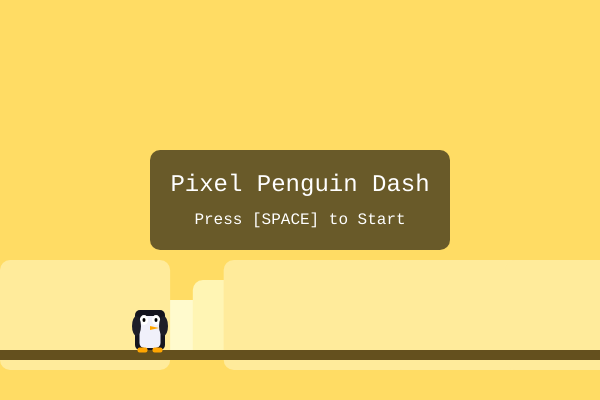
Frame 1 (no input)
Frame 60 (no input): identical to frame 1, image omitted
Frame 120 (the mouse pressed at the canvas centre since frame 60): identical to frame 1, image omitted

The p5.js sketch that drew this single still picture (run headless with seeded random() and noise() and a simulated clock; from frame 60 on, the mouse is pressed at the canvas centre):

// p5.js sketch
// ── sketch.js
// --- Game Configuration ---
let canvasWidth = 600;
let canvasHeight = 400;

// --- Game State ---
let gameState = 'START'; // START, PLAYING, GAME_OVER
let score = 0;
let gameSpeed;
let initialGameSpeed = 3;
let maxGameSpeed = 7;
let speedIncreaseFactor = 0.001;

// --- Player (Penguin) ---
let penguin;
const PENGUIN_WIDTH = 30;
const PENGUIN_HEIGHT = 40;
const PENGUIN_GROUND_Y = canvasHeight - 50 - PENGUIN_HEIGHT / 2;
const JUMP_FORCE = -10;
const GRAVITY = 0.5;

// --- Obstacles ---
let obstacles = [];
let obstacleWidth = 40;
let minObstacleHeight = 30;
let maxObstacleHeight = 80;
let obstacleSpawnIntervalMin = 80; // frames
let obstacleSpawnIntervalMax = 150; // frames
let nextObstacleSpawnFrame;

// --- Background ---
let bgElements = [];
const NUM_BG_LAYERS = 3;
const BG_COLORS = [
    [255, 250, 205], // Pale Yellow
    [255, 245, 180], // Lighter Yellow
    [255, 235, 155]  // Light Yellow
];

function setup() {
    createCanvas(canvasWidth, canvasHeight);
    noSmooth(); // For a more pixelated look
    textFont('monospace', 18); // Simple, clear font
    textAlign(CENTER, CENTER);
    resetGame();
}

function resetGame() {
    score = 0;
    gameSpeed = initialGameSpeed;
    
    penguin = {
        x: canvasWidth / 4,
        y: PENGUIN_GROUND_Y,
        vy: 0, // velocity y
        width: PENGUIN_WIDTH,
        height: PENGUIN_HEIGHT,
        onGround: true
    };

    obstacles = [];
    scheduleNextObstacle();

    // Initialize background elements
    bgElements = [];
    for (let i = 0; i < NUM_BG_LAYERS; i++) {
        let layerSpeedFactor = 0.2 + i * 0.2; // Slower layers are further back
        let elementHeight = 50 + i * 30;
        let yPos = canvasHeight - 50 - elementHeight / 2 + (i * 10); // Stagger slightly
        
        // Pre-populate with some elements
        for (let j = 0; j < 5; j++) {
            bgElements.push({
                x: j * (canvasWidth / 3 + random(-50, 50)),
                y: yPos,
                width: random(100, 250),
                height: elementHeight,
                color: BG_COLORS[i],
                speedFactor: layerSpeedFactor
            });
        }
    }
    
    // Wait a bit before first obstacle if starting fresh
    if (gameState === 'GAME_OVER' || gameState === 'START') {
       // nextObstacleSpawnFrame += 60; // Delay first obstacle a bit on restart
    }
    if (gameState !== 'PLAYING') { // To avoid resetting if called mid-game
         gameState = 'START';
    }
}

function scheduleNextObstacle() {
    nextObstacleSpawnFrame = frameCount + floor(random(obstacleSpawnIntervalMin, obstacleSpawnIntervalMax) / (gameSpeed / initialGameSpeed));
}

function keyPressed() {
    if (gameState === 'START') {
        if (key === ' ' || keyCode === 32) {
            gameState = 'PLAYING';
            resetGame(); // Reset player position and obstacles for a fresh start
            scheduleNextObstacle(); // Schedule first obstacle
        }
    } else if (gameState === 'PLAYING') {
        if ((key === ' ' || keyCode === 32 || keyCode === UP_ARROW) && penguin.onGround) {
            penguin.vy = JUMP_FORCE;
            penguin.onGround = false;
        }
    } else if (gameState === 'GAME_OVER') {
        if (key === 'r' || key === 'R') {
            resetGame();
            gameState = 'START'; // Go back to start screen
        }
    }
}

function drawBackground() {
    background(255, 220, 100); // Main interesting yellow

    // Draw parallax background elements
    for (let el of bgElements) {
        fill(el.color[0], el.color[1], el.color[2]);
        noStroke();
        // Simple rounded hill shapes
        rect(el.x, el.y - el.height / 2, el.width, el.height, 10);
        
        if (gameState === 'PLAYING') {
            el.x -= gameSpeed * el.speedFactor;
        }
    }

    // Re-spawn background elements that go off-screen
    if (gameState === 'PLAYING') {
        for (let i = bgElements.length - 1; i >= 0; i--) {
            if (bgElements[i].x + bgElements[i].width < 0) {
                bgElements[i].x = canvasWidth + random(50, 150);
                // Optionally, slightly change width/height for variety
                bgElements[i].width = random(100, 250);
            }
        }
    }


    // Ground line
    stroke(100, 80, 30); // Darker brown
    strokeWeight(10);
    line(0, canvasHeight - 45, canvasWidth, canvasHeight - 45);
    noStroke();
}

function drawPenguin() {
    push();
    translate(penguin.x, penguin.y);

    // Body (Black)
    fill(20, 20, 30); 
    rectMode(CENTER);
    rect(0, 0, penguin.width, penguin.height, 5); // Main body, slightly rounded

    // Belly (White)
    fill(240, 240, 250);
    rect(0, penguin.height * 0.05, penguin.width * 0.7, penguin.height * 0.8, 5);

    // Eyes (White with Black pupils)
    fill(255);
    ellipse(-penguin.width * 0.2, -penguin.height * 0.25, 8, 10);
    ellipse(penguin.width * 0.2, -penguin.height * 0.25, 8, 10);
    fill(0);
    ellipse(-penguin.width * 0.2, -penguin.height * 0.25, 3, 4);
    ellipse(penguin.width * 0.2, -penguin.height * 0.25, 3, 4);

    // Beak (Orange/Yellow)
    fill(255, 165, 0);
    triangle(
        0, -penguin.height * 0.1,
        penguin.width * 0.3, -penguin.height * 0.05,
        0, 0
    );

    // Feet (Orange/Yellow) - simple nubs
    rect(-penguin.width * 0.25, penguin.height * 0.5, 10, 5, 2);
    rect(penguin.width * 0.25, penguin.height * 0.5, 10, 5, 2);
    
    // Simple wing flap based on jump
    let wingAngle = penguin.onGround ? 0 : -PI / 6;
    fill(30,30,40);
    push();
    translate(-penguin.width * 0.45, -penguin.height * 0.1);
    rotate(wingAngle);
    ellipse(0,0, penguin.width*0.3, penguin.height*0.5);
    pop();
    push();
    translate(penguin.width * 0.45, -penguin.height * 0.1);
    rotate(-wingAngle);
    ellipse(0,0, penguin.width*0.3, penguin.height*0.5);
    pop();


    rectMode(CORNER); // Reset rectMode
    pop();
}

function updatePenguin() {
    penguin.vy += GRAVITY;
    penguin.y += penguin.vy;

    if (penguin.y + penguin.height / 2 >= PENGUIN_GROUND_Y + penguin.height / 2) {
        penguin.y = PENGUIN_GROUND_Y;
        penguin.vy = 0;
        penguin.onGround = true;
    }
}

function spawnObstacle() {
    let h = random(minObstacleHeight, maxObstacleHeight);
    obstacles.push({
        x: canvasWidth,
        y: canvasHeight - 50 - h, // Align with ground
        width: obstacleWidth,
        height: h,
        color: color(173, 216, 230, 200) // Light blue, semi-transparent for ice
    });
    scheduleNextObstacle();
}

function updateObstacles() {
    for (let i = obstacles.length - 1; i >= 0; i--) {
        let obs = obstacles[i];
        obs.x -= gameSpeed;
        if (obs.x + obs.width < 0) {
            obstacles.splice(i, 1);
            score++; // Score for successfully passing an obstacle
        }
    }
    if (frameCount >= nextObstacleSpawnFrame) {
        spawnObstacle();
    }
}

function drawObstacles() {
    for (let obs of obstacles) {
        fill(obs.color);
        stroke(100,150,200); // Darker blue outline for definition
        strokeWeight(2);
        rect(obs.x, obs.y, obs.width, obs.height, 3); // Slightly rounded ice block
    }
    noStroke();
}

function checkCollisions() {
    for (let obs of obstacles) {
        // Simple AABB collision detection
        // Penguin's bounding box (simplified)
        let pLeft = penguin.x - penguin.width / 2;
        let pRight = penguin.x + penguin.width / 2;
        let pTop = penguin.y - penguin.height / 2;
        let pBottom = penguin.y + penguin.height / 2;

        // Obstacle's bounding box
        let oLeft = obs.x;
        let oRight = obs.x + obs.width;
        let oTop = obs.y;
        let oBottom = obs.y + obs.height;
        
        // Add a little tolerance for "pixel perfect" feel
        let collisionTolerance = 5; 

        if (pRight - collisionTolerance > oLeft && 
            pLeft + collisionTolerance < oRight && 
            pBottom - collisionTolerance > oTop && 
            pTop + collisionTolerance < oBottom) {
            gameState = 'GAME_OVER';
        }
    }
}

function increaseDifficulty() {
    if (gameSpeed < maxGameSpeed) {
        gameSpeed += speedIncreaseFactor;
    }
     // Could also decrease obstacleSpawnIntervalMin/Max over time if desired
}

function drawUI() {
    fill(0, 0, 0, 150); // Semi-transparent black for text background
    noStroke();
    
    if (gameState === 'START') {
        rect(canvasWidth/2 - 150, canvasHeight/2 - 50, 300, 100, 10);
        fill(255);
        textSize(24);
        text("Pixel Penguin Dash", canvasWidth / 2, canvasHeight / 2 - 15);
        textSize(16);
        text("Press [SPACE] to Start", canvasWidth / 2, canvasHeight / 2 + 20);
    } else if (gameState === 'PLAYING') {
        fill(255);
        textSize(20);
        textAlign(LEFT, TOP);
        text("Score: " + score, 10, 10);
        textAlign(CENTER, CENTER); // Reset
    } else if (gameState === 'GAME_OVER') {
        rect(canvasWidth/2 - 150, canvasHeight/2 - 70, 300, 140, 10);
        fill(255, 100, 100); // Reddish for game over
        textSize(32);
        text("GAME OVER", canvasWidth / 2, canvasHeight / 2 - 30);
        fill(255);
        textSize(20);
        text("Final Score: " + score, canvasWidth / 2, canvasHeight / 2 + 10);
        textSize(16);
        text("Press [R] to Restart", canvasWidth / 2, canvasHeight / 2 + 40);
    }
}

function draw() {
    drawBackground();

    if (gameState === 'START') {
        // Penguin is static on start screen or could be animated
        drawPenguin(); 
        drawObstacles(); // Draw static obstacles if any were left from previous game over
    } else if (gameState === 'PLAYING') {
        updatePenguin();
        updateObstacles();
        checkCollisions(); // Check collisions after updates
        increaseDifficulty();
        
        drawPenguin();
        drawObstacles();
    } else if (gameState === 'GAME_OVER') {
        // Draw the scene as it was at game over
        drawPenguin();
        drawObstacles();
    }
    
    drawUI(); // Draw UI on top of everything
}
// ── style.css
version https://git-lfs.github.com/spec/v1
oid sha256:e299b065b1951f27e91c20424b060b91e0566674fff9ebcdbebab3951aea1ed0
size 85
